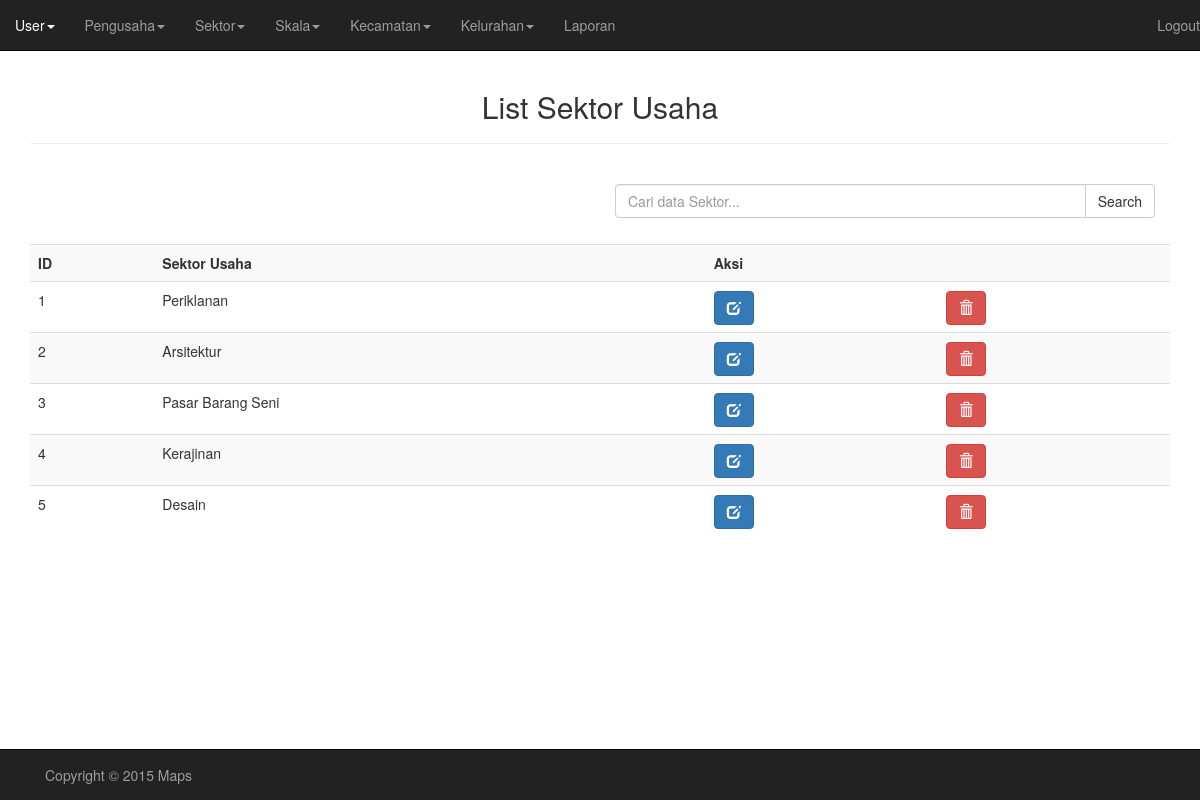
The app's page /Program/admin/listSektor.php (signed in), older data.
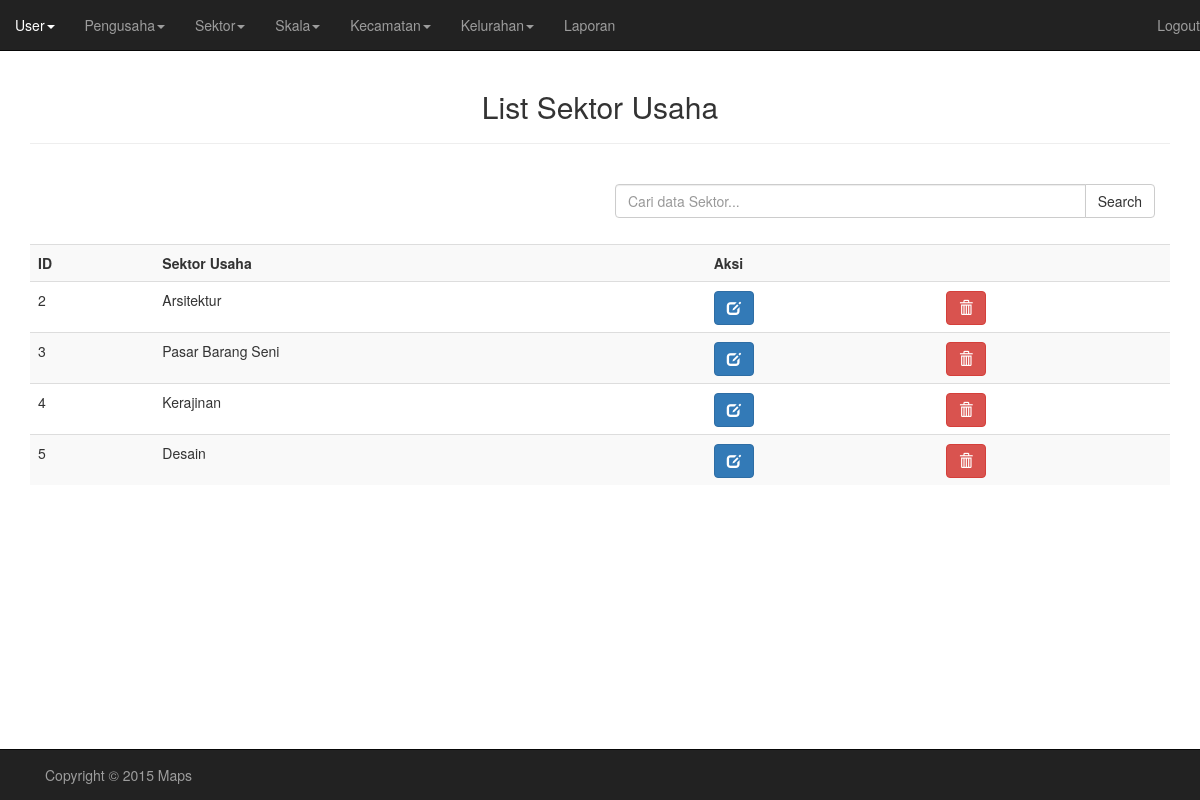
The same page, newer data.
### tables this page shows
CREATE TABLE IF NOT EXISTS `sektor_usaha` (
  `id_sektor` int(11) NOT NULL AUTO_INCREMENT,
  `sektor` varchar(30) NOT NULL,
  PRIMARY KEY (`id_sektor`)
);

### Program/admin/listSektor.php (the view, shortened to what this page needs)
<!doctype html>
<html>
<head>
    <link href="../css/bootstrap.css" rel="stylesheet">
    <link href="../css/custom.css" rel="stylesheet">
</head>
<body>
<div class="container">
    <h2 class="text-center">List Sektor Usaha</h2><hr/><br>
        <?php
            $sqlSektor = "SELECT * FROM sektor_usaha";
            $query = mysql_query($sqlSektor);
        ?>
            <form action = "hasilCariSektor.php" method = "post">
            <div class="col-xs-6 col-sm-6 col-md-6 col-xs-offset-6 col-sm-offset-6">
            <div class="input-group">
              <input type="text" name="dataCari" class="form-control" placeholder="Cari data Sektor...">
                <span class="input-group-btn">
                    <button class="btn btn-default" type="submit">Search</button>
                </span>
            </div>
            </div>
            </form><br>
            <br><br>
            <table class="table table-striped">
                <tr>
                    <th>ID</th>
                    <th>Sektor Usaha</th>
                    <th colspan="2">Aksi</th>
                </tr>
                <?php
                    $i = 1;
                    while($row = mysql_fetch_array($query))
                    {
                ?>
                        <tr>
                                <td> <?=$row['id_sektor'] ?><input type = "hidden" name = "id_sektor" value = "<?=$row['id_sektor']?>"></td>
                                <td> <?=$row['sektor'] ?><input type = "hidden" name = "sektor" value = "<?=$row['sektor']?>"></td>
                                <td><button type="button" class="btn btn-primary glyphicon glyphicon-edit" data-toggle="modal" data-target="#Update<?=$i?>"></button></td>
                                <td><button class='btn btn-danger glyphicon glyphicon-trash' type="button" data-toggle="modal" data-target="#Delete<?=$i?>"></button></td>
                        </tr>
                <?php
                    $i++;
                     }
                ?>
            </table>
        <div class="row">
            <div class="navbar navbar-inverse navbar-fixed-bottom ">
                <div class="container">
                    <p class="navbar-text pull-left">Copyright &copy 2015 Maps</p>
                </div>
            </div>
        </div>
    </div>
</body>
</html>

Row changes from the older to the newer data that the page shows:
removed sektor_usaha: id_sektor "1", sektor "Periklanan"
